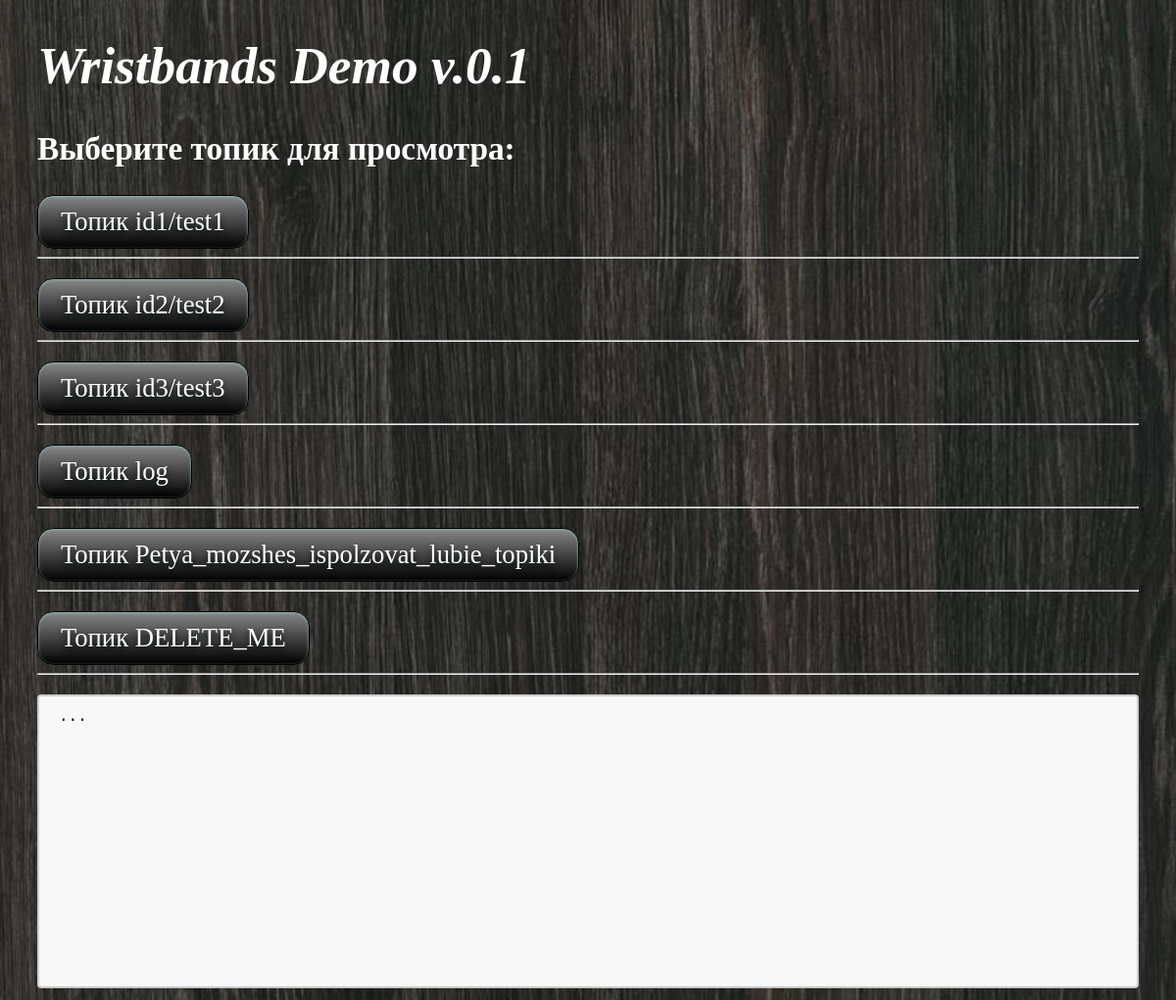
The page / on the database its author committed.
### core/models.py (models this page shows)
class Topics(models.Model):
    topic_id = models.AutoField(primary_key=True)
    topic = models.CharField(max_length=100, unique=True)

### core/views.py (the view)
# urls.py: path('', main_page, name='main_page'),
def main_page(request):
    Topics_ = Topics.objects.all()
    Messages_ = Messages.objects.all()
    return render(request, 'core/Main_page.html', {'Topics': Topics_, 'Messages': Messages_})

### core/templates/core/Main_page.html (shortened to what this page needs)
<!DOCTYPE html>
{% load static %}
<html lang="en">
<head>
    <link rel="stylesheet" type="text/css" href="{% static 'core/main_page.css' %}">
</head>
<body>
    <h1>Wristbands Demo v.0.1</h1>
    <h2>
        Выберите топик для просмотра:
    </h2>
<div>
{% for topic in Topics %}
    <button id="button" type="button" name="load" value="{{topic.id}}" onclick="load('{{topic.topic_id}}')">Топик {{topic.topic}}</button>
    <hr><p></p>
{%endfor%}
</div>
<textarea id = "texraread" readonly>...</textarea>
</body>
</html>

### core/static/core/main_page.css (style rules this page uses)
body { background: linear-gradient(#e66465, #9198e5); background-image: url(example5.jpg); background-repeat: repeat; background-size: cover; padding-left: 30px; padding-right: 30px; }
h1 { font: italic bold 40pt "Fira Sans", serif; color: white }
h2 { font-family:verdana; font-size:25pt; color: white; }
button { box-shadow:inset 0px 1px 3px 0px #91b8b3; background:linear-gradient(to bottom, gray 5%, black 100%); background-color:#dbe1ff; border-radius:16px; border:1px solid black; display:inline-block; cursor:pointer; color:#ffffff; font-family:verdana; font-size:20pt; padding:11px 23px; text-decoration:none; text-shadow:0px 5px 6px #040f0d; }
textarea { width: 100%; height: 300px; padding: 12px 20px; box-sizing: border-box; border: 2px solid #ccc; border-radius: 4px; background-color: #f8f8f8; font-size: 16px; resize: none; }

### rows shown on the page
Topics: topic "id1/test1"
Topics: topic "id2/test2"
Topics: topic "id3/test3"
Topics: topic "log"
Topics: topic "Petya_mozshes_ispolzovat_lubie_topiki"
Topics: topic "DELETE_ME"
